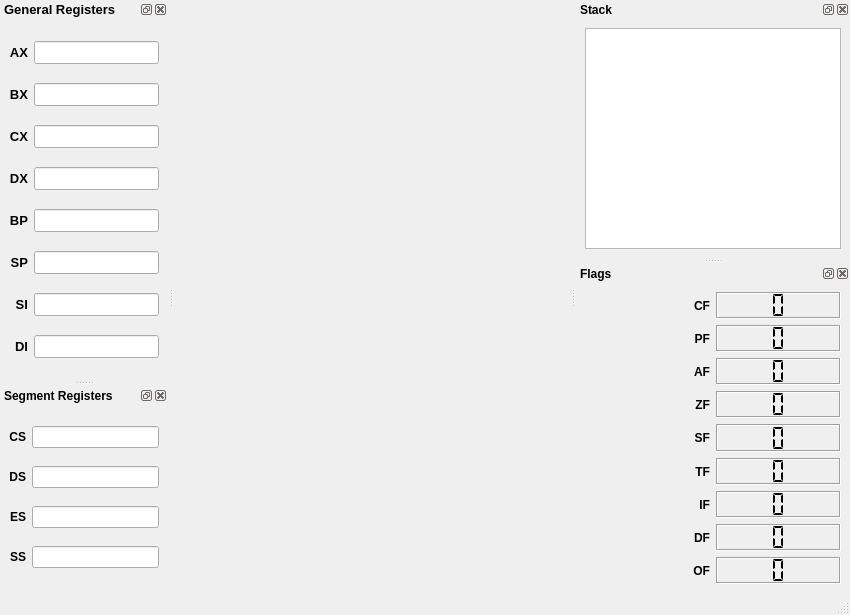
<?xml version="1.0" encoding="UTF-8"?>
<ui version="4.0">
 <class>MainWindow</class>
 <widget class="QMainWindow" name="MainWindow">
  <property name="geometry">
   <rect>
    <x>0</x>
    <y>0</y>
    <width>850</width>
    <height>615</height>
   </rect>
  </property>
  <property name="windowTitle">
   <string>MainWindow</string>
  </property>
  <widget class="QWidget" name="centralwidget"/>
  <widget class="QMenuBar" name="menubar">
   <property name="geometry">
    <rect>
     <x>0</x>
     <y>0</y>
     <width>850</width>
     <height>25</height>
    </rect>
   </property>
  </widget>
  <widget class="QStatusBar" name="statusbar"/>
  <widget class="QDockWidget" name="m_dock_general_registers">
   <property name="font">
    <font>
     <pointsize>10</pointsize>
     <weight>75</weight>
     <bold>true</bold>
    </font>
   </property>
   <property name="windowTitle">
    <string>General Registers</string>
   </property>
   <attribute name="dockWidgetArea">
    <number>1</number>
   </attribute>
   <widget class="QWidget" name="dockWidgetContents">
    <layout class="QGridLayout" name="gridLayout">
     <item row="1" column="0">
      <widget class="QLabel" name="label">
       <property name="text">
        <string>AX</string>
       </property>
       <property name="alignment">
        <set>Qt::AlignRight|Qt::AlignTrailing|Qt::AlignVCenter</set>
       </property>
      </widget>
     </item>
     <item row="1" column="1">
      <widget class="QLineEdit" name="m_ln_reg_ax">
       <property name="readOnly">
        <bool>true</bool>
       </property>
      </widget>
     </item>
     <item row="2" column="0">
      <widget class="QLabel" name="label_2">
       <property name="text">
        <string>BX</string>
       </property>
       <property name="alignment">
        <set>Qt::AlignRight|Qt::AlignTrailing|Qt::AlignVCenter</set>
       </property>
      </widget>
     </item>
     <item row="2" column="1">
      <widget class="QLineEdit" name="m_ln_reg_bx">
       <property name="readOnly">
        <bool>true</bool>
       </property>
      </widget>
     </item>
     <item row="3" column="0">
      <widget class="QLabel" name="label_3">
       <property name="text">
        <string>CX</string>
       </property>
       <property name="alignment">
        <set>Qt::AlignRight|Qt::AlignTrailing|Qt::AlignVCenter</set>
       </property>
      </widget>
     </item>
     <item row="3" column="1">
      <widget class="QLineEdit" name="m_ln_reg_cx">
       <property name="readOnly">
        <bool>true</bool>
       </property>
      </widget>
     </item>
     <item row="4" column="0">
      <widget class="QLabel" name="label_4">
       <property name="text">
        <string>DX</string>
       </property>
       <property name="alignment">
        <set>Qt::AlignRight|Qt::AlignTrailing|Qt::AlignVCenter</set>
       </property>
      </widget>
     </item>
     <item row="4" column="1">
      <widget class="QLineEdit" name="m_ln_reg_dx">
       <property name="readOnly">
        <bool>true</bool>
       </property>
      </widget>
     </item>
     <item row="5" column="0">
      <widget class="QLabel" name="label_5">
       <property name="text">
        <string>BP</string>
       </property>
       <property name="alignment">
        <set>Qt::AlignRight|Qt::AlignTrailing|Qt::AlignVCenter</set>
       </property>
      </widget>
     </item>
     <item row="5" column="1">
      <widget class="QLineEdit" name="m_ln_reg_bp">
       <property name="readOnly">
        <bool>true</bool>
       </property>
      </widget>
     </item>
     <item row="6" column="0">
      <widget class="QLabel" name="label_6">
       <property name="text">
        <string>SP</string>
       </property>
       <property name="alignment">
        <set>Qt::AlignRight|Qt::AlignTrailing|Qt::AlignVCenter</set>
       </property>
      </widget>
     </item>
     <item row="6" column="1">
      <widget class="QLineEdit" name="m_ln_reg_sp">
       <property name="readOnly">
        <bool>true</bool>
       </property>
      </widget>
     </item>
     <item row="7" column="0">
      <widget class="QLabel" name="label_7">
       <property name="text">
        <string>SI</string>
       </property>
       <property name="alignment">
        <set>Qt::AlignRight|Qt::AlignTrailing|Qt::AlignVCenter</set>
       </property>
      </widget>
     </item>
     <item row="7" column="1">
      <widget class="QLineEdit" name="m_ln_reg_si">
       <property name="readOnly">
        <bool>true</bool>
       </property>
      </widget>
     </item>
     <item row="8" column="0">
      <widget class="QLabel" name="label_8">
       <property name="text">
        <string>DI</string>
       </property>
       <property name="alignment">
        <set>Qt::AlignRight|Qt::AlignTrailing|Qt::AlignVCenter</set>
       </property>
      </widget>
     </item>
     <item row="8" column="1">
      <widget class="QLineEdit" name="m_ln_reg_di">
       <property name="readOnly">
        <bool>true</bool>
       </property>
      </widget>
     </item>
    </layout>
   </widget>
  </widget>
  <widget class="QDockWidget" name="m_dock_segment_registers">
   <property name="font">
    <font>
     <weight>75</weight>
     <bold>true</bold>
    </font>
   </property>
   <property name="windowTitle">
    <string>Segment Registers</string>
   </property>
   <attribute name="dockWidgetArea">
    <number>1</number>
   </attribute>
   <widget class="QWidget" name="dockWidgetContents_4">
    <layout class="QGridLayout" name="gridLayout_2">
     <item row="0" column="0">
      <widget class="QLabel" name="label_9">
       <property name="text">
        <string>CS</string>
       </property>
       <property name="alignment">
        <set>Qt::AlignRight|Qt::AlignTrailing|Qt::AlignVCenter</set>
       </property>
      </widget>
     </item>
     <item row="0" column="1">
      <widget class="QLineEdit" name="m_ln_sreg_cs">
       <property name="readOnly">
        <bool>true</bool>
       </property>
      </widget>
     </item>
     <item row="1" column="0">
      <widget class="QLabel" name="label_10">
       <property name="text">
        <string>DS</string>
       </property>
       <property name="alignment">
        <set>Qt::AlignRight|Qt::AlignTrailing|Qt::AlignVCenter</set>
       </property>
      </widget>
     </item>
     <item row="1" column="1">
      <widget class="QLineEdit" name="m_ln_sreg_ds">
       <property name="readOnly">
        <bool>true</bool>
       </property>
      </widget>
     </item>
     <item row="2" column="0">
      <widget class="QLabel" name="label_11">
       <property name="text">
        <string>ES</string>
       </property>
       <property name="alignment">
        <set>Qt::AlignRight|Qt::AlignTrailing|Qt::AlignVCenter</set>
       </property>
      </widget>
     </item>
     <item row="2" column="1">
      <widget class="QLineEdit" name="m_ln_sreg_es">
       <property name="readOnly">
        <bool>true</bool>
       </property>
      </widget>
     </item>
     <item row="3" column="0">
      <widget class="QLabel" name="label_12">
       <property name="text">
        <string>SS</string>
       </property>
       <property name="alignment">
        <set>Qt::AlignRight|Qt::AlignTrailing|Qt::AlignVCenter</set>
       </property>
      </widget>
     </item>
     <item row="3" column="1">
      <widget class="QLineEdit" name="m_ln_sreg_ss">
       <property name="readOnly">
        <bool>true</bool>
       </property>
      </widget>
     </item>
    </layout>
   </widget>
  </widget>
  <widget class="QDockWidget" name="m_doc_stack">
   <property name="font">
    <font>
     <weight>75</weight>
     <bold>true</bold>
    </font>
   </property>
   <property name="windowTitle">
    <string>Stack</string>
   </property>
   <attribute name="dockWidgetArea">
    <number>2</number>
   </attribute>
   <widget class="QWidget" name="dockWidgetContents_5">
    <layout class="QVBoxLayout" name="verticalLayout">
     <item>
      <widget class="QListWidget" name="listWidget"/>
     </item>
    </layout>
   </widget>
  </widget>
  <widget class="QDockWidget" name="m_dock_flags">
   <property name="font">
    <font>
     <weight>75</weight>
     <bold>true</bold>
    </font>
   </property>
   <property name="windowTitle">
    <string>Flags</string>
   </property>
   <attribute name="dockWidgetArea">
    <number>2</number>
   </attribute>
   <widget class="QWidget" name="dockWidgetContents_2">
    <layout class="QGridLayout" name="gridLayout_3">
     <item row="0" column="0">
      <widget class="QLabel" name="label_13">
       <property name="text">
        <string>CF</string>
       </property>
       <property name="alignment">
        <set>Qt::AlignRight|Qt::AlignTrailing|Qt::AlignVCenter</set>
       </property>
      </widget>
     </item>
     <item row="0" column="1">
      <widget class="QLCDNumber" name="m_lcd_flag_cf">
       <property name="frameShape">
        <enum>QFrame::Box</enum>
       </property>
       <property name="frameShadow">
        <enum>QFrame::Sunken</enum>
       </property>
       <property name="smallDecimalPoint">
        <bool>false</bool>
       </property>
       <property name="numDigits">
        <number>1</number>
       </property>
       <property name="segmentStyle">
        <enum>QLCDNumber::Flat</enum>
       </property>
       <property name="value" stdset="0">
        <double>0.000000000000000</double>
       </property>
       <property name="intValue" stdset="0">
        <number>0</number>
       </property>
      </widget>
     </item>
     <item row="1" column="0">
      <widget class="QLabel" name="label_14">
       <property name="text">
        <string>PF</string>
       </property>
       <property name="alignment">
        <set>Qt::AlignRight|Qt::AlignTrailing|Qt::AlignVCenter</set>
       </property>
      </widget>
     </item>
     <item row="1" column="1">
      <widget class="QLCDNumber" name="m_lcd_flag_pf">
       <property name="frameShape">
        <enum>QFrame::Box</enum>
       </property>
       <property name="frameShadow">
        <enum>QFrame::Sunken</enum>
       </property>
       <property name="numDigits">
        <number>1</number>
       </property>
       <property name="segmentStyle">
        <enum>QLCDNumber::Flat</enum>
       </property>
      </widget>
     </item>
     <item row="2" column="0">
      <widget class="QLabel" name="label_15">
       <property name="text">
        <string>AF</string>
       </property>
       <property name="alignment">
        <set>Qt::AlignRight|Qt::AlignTrailing|Qt::AlignVCenter</set>
       </property>
      </widget>
     </item>
     <item row="2" column="1">
      <widget class="QLCDNumber" name="m_lcd_flag_af">
       <property name="frameShape">
        <enum>QFrame::Box</enum>
       </property>
       <property name="frameShadow">
        <enum>QFrame::Sunken</enum>
       </property>
       <property name="numDigits">
        <number>1</number>
       </property>
       <property name="segmentStyle">
        <enum>QLCDNumber::Flat</enum>
       </property>
      </widget>
     </item>
     <item row="3" column="0">
      <widget class="QLabel" name="label_16">
       <property name="text">
        <string>ZF</string>
       </property>
       <property name="alignment">
        <set>Qt::AlignRight|Qt::AlignTrailing|Qt::AlignVCenter</set>
       </property>
      </widget>
     </item>
     <item row="3" column="1">
      <widget class="QLCDNumber" name="m_lcd_flag_zf">
       <property name="frameShape">
        <enum>QFrame::Box</enum>
       </property>
       <property name="frameShadow">
        <enum>QFrame::Sunken</enum>
       </property>
       <property name="numDigits">
        <number>1</number>
       </property>
       <property name="segmentStyle">
        <enum>QLCDNumber::Flat</enum>
       </property>
      </widget>
     </item>
     <item row="4" column="0">
      <widget class="QLabel" name="label_17">
       <property name="text">
        <string>SF</string>
       </property>
       <property name="alignment">
        <set>Qt::AlignRight|Qt::AlignTrailing|Qt::AlignVCenter</set>
       </property>
      </widget>
     </item>
     <item row="4" column="1">
      <widget class="QLCDNumber" name="m_lcd_flag_sf">
       <property name="frameShape">
        <enum>QFrame::Box</enum>
       </property>
       <property name="frameShadow">
        <enum>QFrame::Sunken</enum>
       </property>
       <property name="numDigits">
        <number>1</number>
       </property>
       <property name="segmentStyle">
        <enum>QLCDNumber::Flat</enum>
       </property>
      </widget>
     </item>
     <item row="5" column="0">
      <widget class="QLabel" name="label_18">
       <property name="text">
        <string>TF</string>
       </property>
       <property name="alignment">
        <set>Qt::AlignRight|Qt::AlignTrailing|Qt::AlignVCenter</set>
       </property>
      </widget>
     </item>
     <item row="5" column="1">
      <widget class="QLCDNumber" name="m_lcd_flag_tf">
       <property name="frameShape">
        <enum>QFrame::Box</enum>
       </property>
       <property name="frameShadow">
        <enum>QFrame::Sunken</enum>
       </property>
       <property name="numDigits">
        <number>1</number>
       </property>
       <property name="segmentStyle">
        <enum>QLCDNumber::Flat</enum>
       </property>
      </widget>
     </item>
     <item row="6" column="0">
      <widget class="QLabel" name="label_19">
       <property name="text">
        <string>IF</string>
       </property>
       <property name="alignment">
        <set>Qt::AlignRight|Qt::AlignTrailing|Qt::AlignVCenter</set>
       </property>
      </widget>
     </item>
     <item row="6" column="1">
      <widget class="QLCDNumber" name="m_lcd_flag_if">
       <property name="frameShape">
        <enum>QFrame::Box</enum>
       </property>
       <property name="frameShadow">
        <enum>QFrame::Sunken</enum>
       </property>
       <property name="numDigits">
        <number>1</number>
       </property>
       <property name="segmentStyle">
        <enum>QLCDNumber::Flat</enum>
       </property>
      </widget>
     </item>
     <item row="7" column="0">
      <widget class="QLabel" name="label_20">
       <property name="text">
        <string>DF</string>
       </property>
       <property name="alignment">
        <set>Qt::AlignRight|Qt::AlignTrailing|Qt::AlignVCenter</set>
       </property>
      </widget>
     </item>
     <item row="7" column="1">
      <widget class="QLCDNumber" name="m_lcd_flag_df">
       <property name="frameShape">
        <enum>QFrame::Box</enum>
       </property>
       <property name="frameShadow">
        <enum>QFrame::Sunken</enum>
       </property>
       <property name="numDigits">
        <number>1</number>
       </property>
       <property name="segmentStyle">
        <enum>QLCDNumber::Flat</enum>
       </property>
      </widget>
     </item>
     <item row="8" column="0">
      <widget class="QLabel" name="label_21">
       <property name="text">
        <string>OF</string>
       </property>
       <property name="alignment">
        <set>Qt::AlignRight|Qt::AlignTrailing|Qt::AlignVCenter</set>
       </property>
      </widget>
     </item>
     <item row="8" column="1">
      <widget class="QLCDNumber" name="m_lcd_flag_of">
       <property name="frameShape">
        <enum>QFrame::Box</enum>
       </property>
       <property name="frameShadow">
        <enum>QFrame::Sunken</enum>
       </property>
       <property name="numDigits">
        <number>1</number>
       </property>
       <property name="segmentStyle">
        <enum>QLCDNumber::Flat</enum>
       </property>
      </widget>
     </item>
    </layout>
   </widget>
  </widget>
 </widget>
 <resources/>
 <connections/>
</ui>
